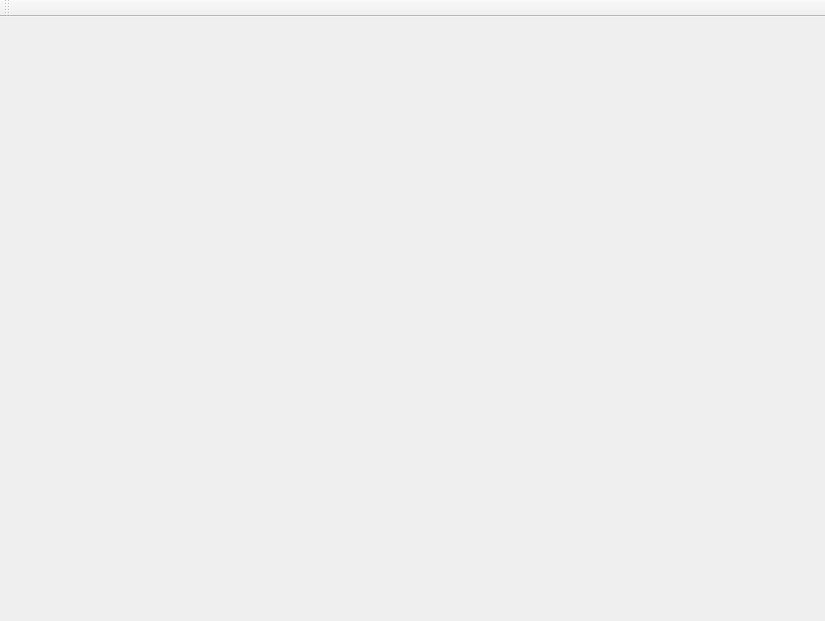
<?xml version="1.0" encoding="UTF-8"?>
<ui version="4.0">
 <class>MainWindow</class>
 <widget class="QMainWindow" name="MainWindow">
  <property name="geometry">
   <rect>
    <x>0</x>
    <y>0</y>
    <width>825</width>
    <height>621</height>
   </rect>
  </property>
  <property name="windowTitle">
   <string>MainWindow</string>
  </property>
  <property name="styleSheet">
   <string notr="true"/>
  </property>
  <widget class="QWidget" name="centralWidget">
   <layout class="QGridLayout" name="gridLayout">
    <property name="leftMargin">
     <number>0</number>
    </property>
    <property name="topMargin">
     <number>0</number>
    </property>
    <property name="rightMargin">
     <number>0</number>
    </property>
    <property name="bottomMargin">
     <number>0</number>
    </property>
    <item row="0" column="0">
     <widget class="QStackedWidget" name="stackedWidget"/>
    </item>
   </layout>
  </widget>
  <widget class="QMenuBar" name="menuBar">
   <property name="geometry">
    <rect>
     <x>0</x>
     <y>0</y>
     <width>825</width>
     <height>22</height>
    </rect>
   </property>
  </widget>
  <widget class="QToolBar" name="toolBar">
   <property name="windowTitle">
    <string>toolBar</string>
   </property>
   <attribute name="toolBarArea">
    <enum>TopToolBarArea</enum>
   </attribute>
   <attribute name="toolBarBreak">
    <bool>false</bool>
   </attribute>
  </widget>
 </widget>
 <layoutdefault spacing="6" margin="11"/>
 <resources/>
 <connections/>
</ui>
